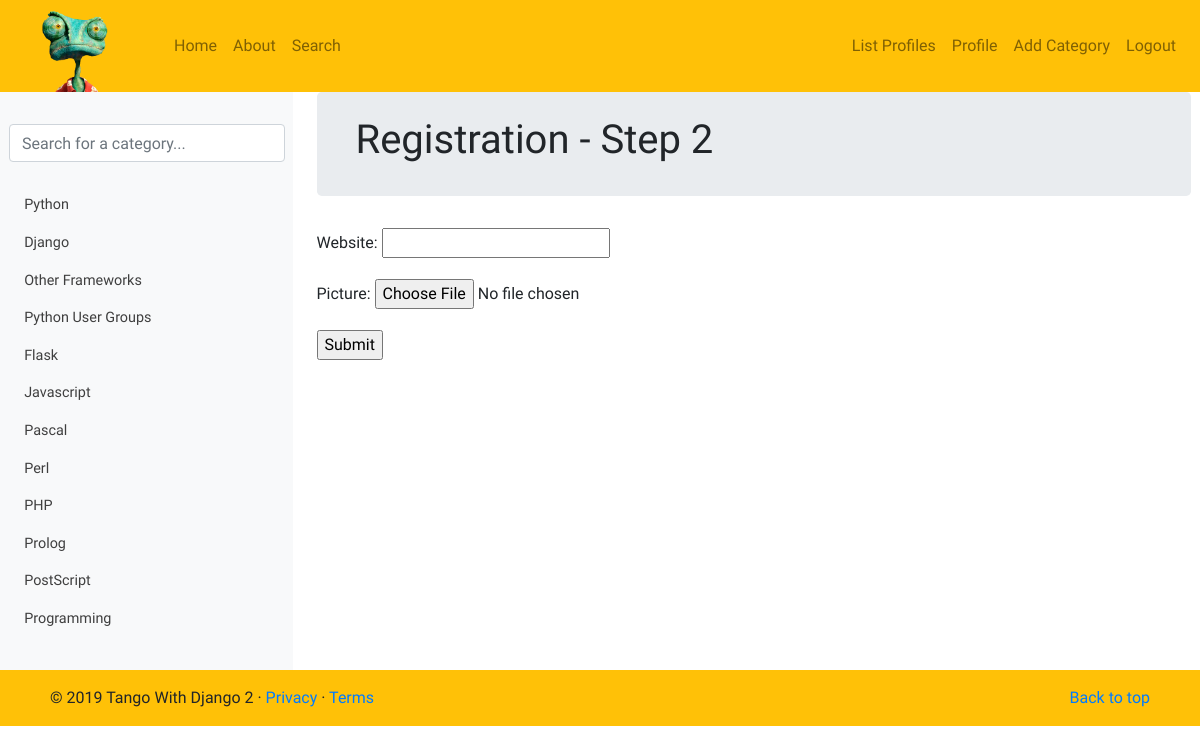
Before: /rango/register_profile/ (signed in) with the older database file.
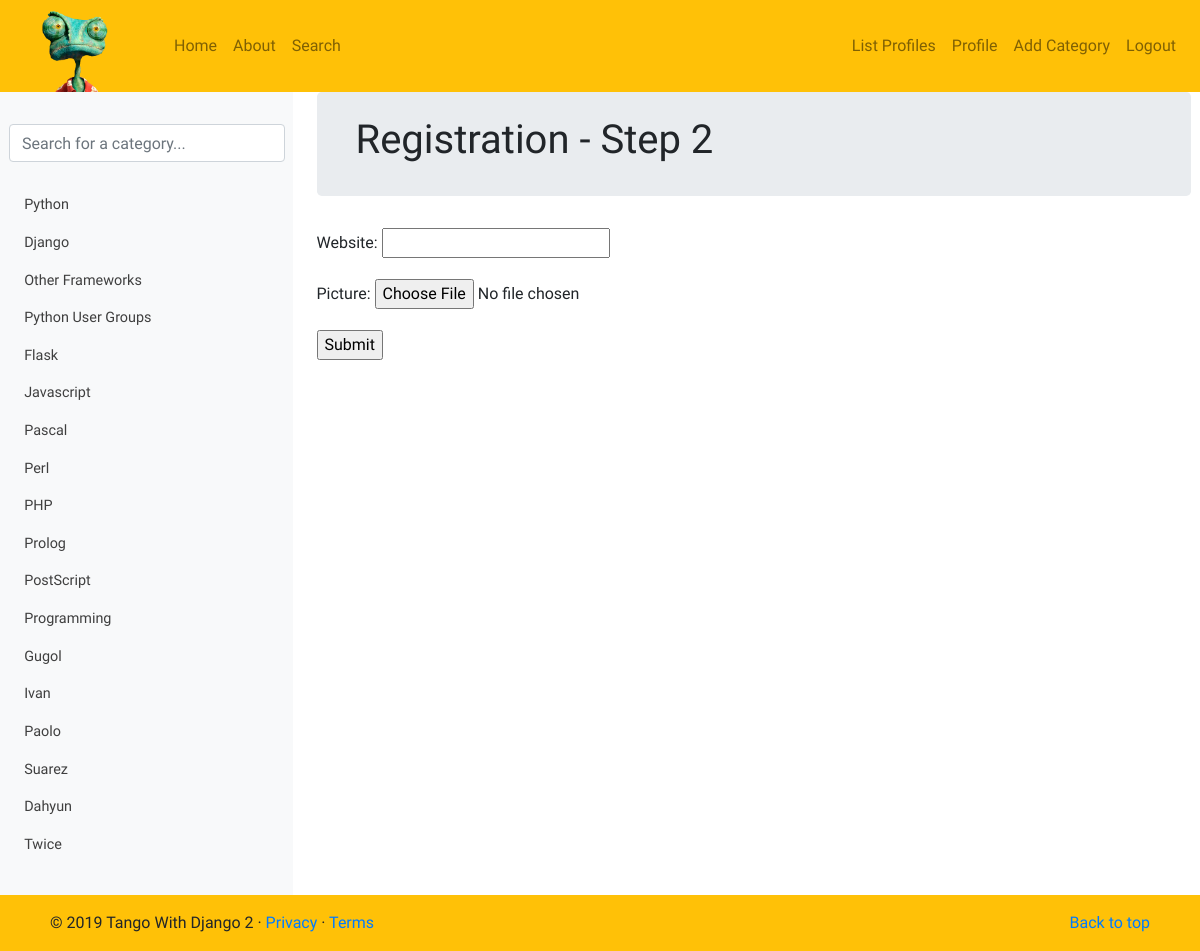
After: the same page with the newer database file.
### rango/models.py (models this page shows, shortened)
class Category(models.Model):
    name = models.CharField(max_length=128, unique=True)
    views = models.IntegerField(default=0)
    likes = models.IntegerField(default=0)
    slug = models.SlugField(unique=True)
    class Meta:
        verbose_name_plural = 'Categories'

### rango/views.py (the view, shortened to what this page needs)
# urls.py: path('register_profile/', views.register_profile, name='register_profile'),
@login_required
def register_profile(request):
    form = UserProfileForm()
    context_dict = {'form': form}
    return render(request, 'rango/profile_registration.html', context_dict)

### rango/forms.py
class UserProfileForm(forms.ModelForm):
    website = forms.URLField(required=False)
    picture = forms.ImageField(required=False)
    class Meta:
        model = UserProfile
        exclude = ('user',)

### rango/templatetags/rango_template_tags.py (called while the page is built)
@register.inclusion_tag('rango/cats.html')
def get_category_list(cat=None):
    return {'cats': Category.objects.all(), 'act_cat': cat}

### templates/rango/profile_registration.html (shortened to what this page needs)
{% extends "rango/base.html" %}
{% block body_block %}
<div class="jumbotron p-4">
    <div class="container">
        <h1 class="jumbotron-heading">Registration - Step 2</h1>
    </div>
</div>
<div class="container">
    <div class="row">
        <form method="post" action="." enctype="multipart/form-data">
            {{ form.as_p }}
            <input type="submit" value="Submit" />
        </form>
    </div>
</div>
{% endblock %}

### templates/rango/cats.html (shortened to what this page needs)
<div id="catlst" class="mb-4">
    <ul class="nav flex-column">
        {% if cats %}
            {% for c in cats %}
                {% if c == act_cat %}
                    <li class="nav-item">
                        <a class="nav-link active" href="{% url 'rango:show_category' c.slug %}">
                            <i data-feather="archive"></i>&nbsp;&nbsp;{{ c.name }}
                        </a>
                    </li>
                {% else %}
                    <li class="nav-item">
                        <a class="nav-link" href="{% url 'rango:show_category' c.slug %}">
                            &nbsp;&nbsp;{{ c.name }}
                        </a>
                    </li>
                {% endif %}
            {% endfor %}
        {% else %}
            <li class="nav-item">No Categories Yet!</li>
        {% endif %}
    </ul>
</div>

Changed rows visible on the page:
added Category: name "Gugol"
added Category: name "Ivan"
added Category: name "Paolo"
added Category: name "Suarez"
added Category: name "Dahyun"
added Category: name "Twice"
